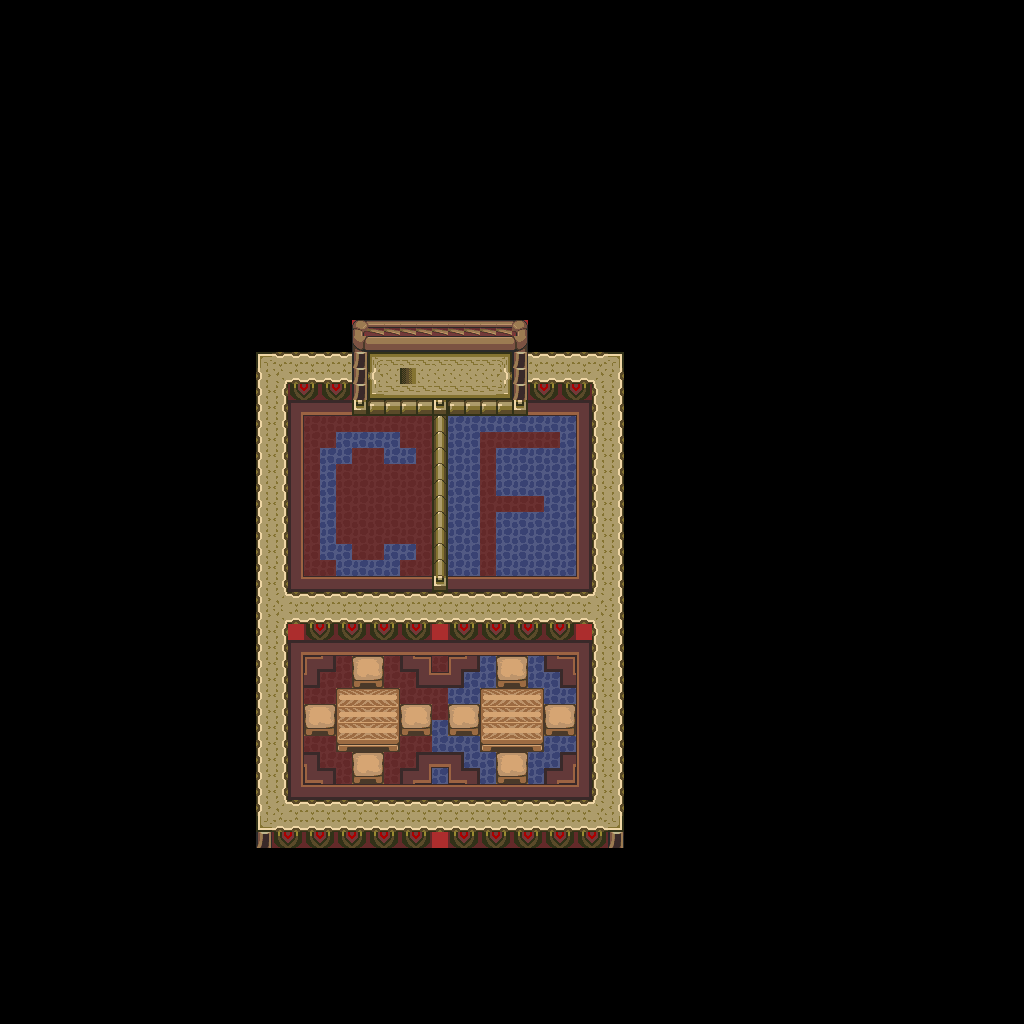

This game map was drawn from its Tiled (.tmx) file and the tilesets committed beside it. A one-line description and the trimmed map source follow:
An orthogonal 64x64 tile map with 16x16 px tiles, 1 tile layer (base), 1 hidden layer not drawn and 10 objects.

<map version="1.10" tiledversion="1.12.1" orientation="orthogonal" renderorder="right-down" width="64" height="64" tilewidth="16" tileheight="16" infinite="0" nextlayerid="3" nextobjectid="11">
 <tileset firstgid="1" source="../classiciphone_pics4.tsx" />
 <layer id="1" name="base" width="64" height="64">
  <data>[4096 cells, 4096 non-empty, 66 distinct tile ids]</data>
 </layer>
 <layer id="2" name="collision" width="64" height="64" visible="0">
  <properties><property name="collision" value="true" /></properties>
  <data>[4096 cells, 3731 non-empty, 1 distinct tile ids]</data>
 </layer>
 <objectgroup id="3" name="npcs">
  <object id="1" x="448.0" y="352.0" width="16" height="16">
   <properties>
    <property name="script" type="string">-- Auto-converted from GraalScript
-- [CLIENT-SIDE — server no-op]
-- if (created) {
-- showcharacter;
-- // Initialize the attributes
-- showcharacter;
-- setcharprop #3,head0.png;
-- setcharprop #C0,orange;
-- setcharprop #C1,blue;
-- setcharprop #C2,blue;
-- setcharprop #C3,blue;
-- setcharprop #C4,black;
-- setcharprop #2,shield1.gif;
-- shieldpower = 1;
-- dir = 1;
-- setcharani classic_gc_ctfflagholder2,;
-- }</property>
   </properties>
  </object>
  <object id="2" x="240.0" y="384.0" width="16" height="16">
   <properties>
    <property name="script" type="string">-- Auto-converted from GraalScript
joinResource("level_nopk")</property>
   </properties>
  </object>
  <object id="3" x="448.0" y="368.0" width="16" height="16">
   <properties>
    <property name="script" type="string">-- Auto-converted from GraalScript
-- function onCreated() {x-=0.5;}
joinResource("gc_ctf_systems")</property>
   </properties>
  </object>
  <object id="4" x="448.0" y="608.0" width="16" height="16">
   <properties>
    <property name="script" type="string">-- Auto-converted from GraalScript
-- function onCreated() {
-- x-=0.5;
end
-- function onPlayerEnters(){
-- onTimeout();
end
-- function onPlayerChats() {
-- //stop adding yourself without permission if you're not an Administrator
-- if (player.account in gc_ctf.CanResetTimer) {
-- if (player.chat == "/reset timer") {
-- serverr.gc_ctflasthosted = timevar2 - (3600 * 2.5);
-- onTimeout();
end
end
-- if (player.guild == "Game Coordinator") {
-- if (player.chat.starts("/gametype")) {
-- setTimer(0.5);
end
end
end
-- function onTimeout(){
-- //chat="CTF was hosted " @ int((timevar2-serverr.gc_ctflasthosted)/3600) @ " hours ago.";
-- if (serverr.gc_ctf_gameinprogress == "true") {
-- chat = "There is currently a CTF game in progress.";
end
-- else if (serverr.gc_ctf_type == "lol") {
-- chat = "LOL mode. CTF can be hosted.";
end
-- else if ((timevar2-serverr.gc_ctflasthosted)/3600 &gt;= 2) {
-- chat = "CTF can be hosted. Last hosted " @ int((timevar2-serverr.gc_ctflasthosted)/3600) @ " hours ago.";
end
-- else {
-- temp.host_time = serverr.gc_ctflasthosted + (3600 * 2);
-- temp.time = timevar2;
-- temp.hours = int((temp.host_time - temp.time)/3600)%24;
-- temp.mins = int((temp.host_time - temp.time)/60)%60;
-- //chat = "CTF can be hosted in " @ temp.hours @ " hour(s) &amp; " @ temp.mins @ " min(s)";
-- chat = "CTF can be hosted. Last hosted " @ int((timevar2-serverr.gc_ctflasthosted)/3600) @ " hours ago.";
end
-- setTimer(5);
end</property>
   </properties>
  </object>
  <object id="5" x="448.0" y="816.0" width="16" height="16">
   <properties>
    <property name="script" type="string">-- Auto-converted from GraalScript
-- [CLIENT-SIDE — server no-op]
-- 
-- function onCreated() {
-- x-=0.5;
-- onTimeout();
-- };
-- 
-- function onTimeout() {
-- UpdatePlayerCount();
-- setTimer(0.5);
-- }
-- 
-- function UpdatePlayerCount() {
-- temp.playercount = players.size();
-- for (pl: players) {
-- if (pl.guild == "Game Coordinator") temp.playercount--;
-- }
-- chat = "Players in room: " @ temp.playercount;
-- }</property>
   </properties>
  </object>
  <object id="6" x="528.0" y="256.0" width="16" height="16">
   <properties>
    <property name="gani" value="classic_gc_ctfselect.png" />
    <property name="script" type="string">-- Auto-converted from GraalScript
</property>
   </properties>
  </object>
  <object id="7" x="256.0" y="256.0" width="16" height="16">
   <properties>
    <property name="gani" value="classic_gc_ctfselect.png" />
    <property name="script" type="string">-- Auto-converted from GraalScript
</property>
   </properties>
  </object>
  <object id="8" x="384.0" y="352.0" width="16" height="16">
   <properties>
    <property name="script" type="string">-- Auto-converted from GraalScript
-- [CLIENT-SIDE — server no-op]
-- showcharacter;
-- if (created) {
-- // Initialize the attributes
-- showcharacter;
-- setcharprop #3,head0.png;
-- setcharprop #C0,orange;
-- setcharprop #C1,red;
-- setcharprop #C2,red;
-- setcharprop #C3,red;
-- setcharprop #C4,black;
-- setcharprop #2,shield1.gif;
-- shieldpower = 1;
-- dir = 3;
-- setcharani classic_gc_ctfflagholder,;
-- }</property>
   </properties>
  </object>
  <object id="9" x="352.0" y="256.0" width="16" height="16">
   <properties>
    <property name="gani" value="classic_gc_ctfsign.png" />
    <property name="script" type="string">-- Auto-converted from GraalScript
-- [CLIENT-SIDE — server no-op]
-- function onCreated(){
-- onTimeout();
-- this.redvar = 1;
-- this.bluevar = 0;
-- this.redchange = -0.025;
-- this.bluechange = 0.025;
-- }
-- 
-- function onTimeout(){
-- showtext(250,27.5,14.5,0,"cb","Welcome To Capture The Flag!");
-- changeimgcolors(250,this.redvar,0,this.bluevar,1);
-- this.redvar += this.redchange;
-- this.bluevar += this.bluechange;
-- if(this.redvar == 0 || this.redvar == 1){
-- this.redchange *= -1;
-- }
-- if(this.bluevar == 1 || this.bluevar == 0){
-- this.bluechange *= -1;
-- }
-- 
-- setTimer(0.05);
-- }</property>
   </properties>
  </object>
  </objectgroup>
</map>
<!-- 1 of 10 objects omitted -->
